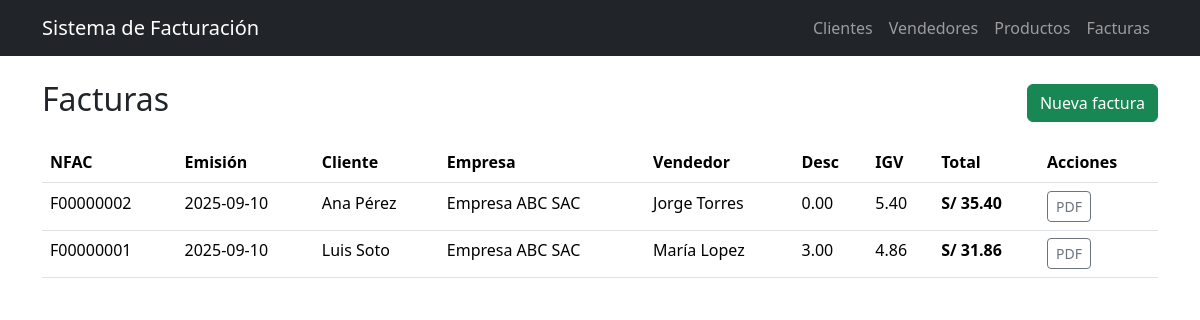
/facturas, run on an earlier commit of the app's database.
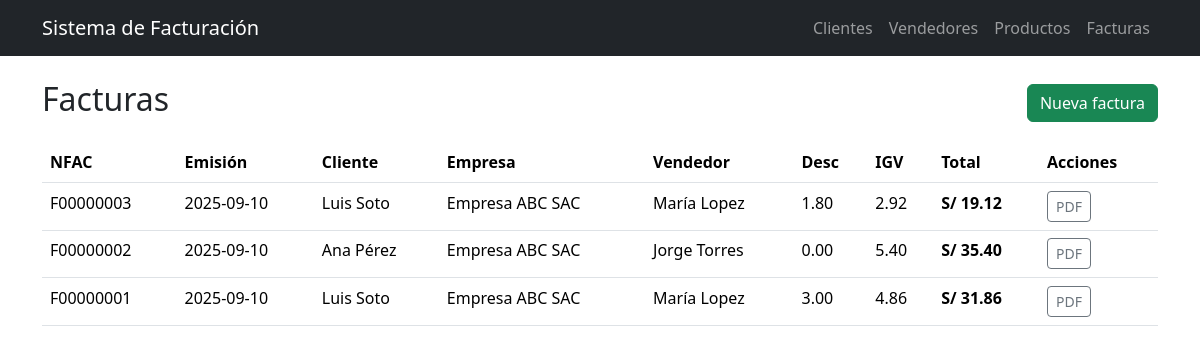
And on a later commit of the database.
### tables this page shows
CREATE TABLE "FACTURA" (
  NFAC    CHAR(10)      PRIMARY KEY,
  FECEM   DATE,
  FECVEN  DATE,
  "DESC"  DECIMAL(10,2) NOT NULL DEFAULT 0 CHECK("DESC" >= 0),
  IGV     DECIMAL(10,2) NOT NULL DEFAULT 0 CHECK(IGV    >= 0),
  TOTFAC  DECIMAL(10,2) NOT NULL DEFAULT 0 CHECK(TOTFAC >= 0),
  CODI    CHAR(6)  NOT NULL,
  EMPR    CHAR(5)  NOT NULL DEFAULT 'E0001',
  CODV    CHAR(5)  NOT NULL,
  FOREIGN KEY (CODI) REFERENCES CLIENTE(CODI),
  FOREIGN KEY (EMPR) REFERENCES EMPRESA(EMPR),
  FOREIGN KEY (CODV) REFERENCES VENDEDOR(CODV)
);

CREATE TABLE "EMPRESA" (
  EMPR  CHAR(5)      PRIMARY KEY,
  RUC   CHAR(11)     NOT NULL CHECK (length(RUC)=11 AND RUC GLOB '[0-9]*'),
  RAZS  VARCHAR(60)  NOT NULL,
  CALLE VARCHAR(40),
  DIST  VARCHAR(30),
  CIUD  VARCHAR(30),
  UNIQUE (RUC)
);

### app.py (the view)
@app.route("/facturas")
def facturas():
    db = get_db()
    q = """
    SELECT F.NFAC, F.FECEM, F.FECVEN, F."DESC", F.IGV, F.TOTFAC,
           C.NOMB||' '||C.APEL as cliente,
           V.NOMB||' '||V.APEL as vendedor,
           E.RAZS as empresa
    FROM FACTURA F
    JOIN CLIENTE  C ON C.CODI=F.CODI
    JOIN VENDEDOR V ON V.CODV=F.CODV
    JOIN EMPRESA  E ON E.EMPR=F.EMPR
    ORDER BY F.FECEM DESC, F.NFAC DESC
    """
    rows = db.execute(q).fetchall()
    return render_template("facturas.html", rows=rows)

### app.py (called while the page is built)
def get_db():
    db = getattr(g, "_db", None)
    if db is None:
        need_init = not os.path.exists(DB_PATH)
        db = g._db = sqlite3.connect(DB_PATH)
        db.row_factory = sqlite3.Row
        db.execute("PRAGMA foreign_keys = ON")
        if need_init:
            with open(SCHEMA_PATH, "r", encoding="utf-8") as f:
                db.executescript(f.read())
            seed(db)
            db.commit()
    return db

### templates/facturas.html
{% extends "base.html" %}
{% block content %}
<div class="d-flex justify-content-between align-items-center mb-3">
  <h2>Facturas</h2>
  <a class="btn btn-success" href="{{ url_for('factura_nueva') }}">Nueva factura</a>
</div>
<table class="table table-striped">
  <thead>
    <tr>
      <th>NFAC</th><th>Emisión</th><th>Cliente</th><th>Empresa</th><th>Vendedor</th>
      <th>Desc</th><th>IGV</th><th>Total</th><th>Acciones</th>
    </tr>
  </thead>
  <tbody>
    {% for r in rows %}
      <tr>
        <tr>
        <td>{{ r.NFAC }}</td>
        <td>{{ r.FECEM }}</td>
        <td>{{ r.cliente }}</td>
        <td>{{ r.empresa }}</td>
        <td>{{ r.vendedor }}</td>
        <td>{{ '%.2f'|format(r['DESC']) }}</td>
        <td>{{ '%.2f'|format(r.IGV) }}</td>
        <td><strong>S/ {{ '%.2f'|format(r.TOTFAC) }}</strong></td>
        <td>
          <a class="btn btn-sm btn-outline-secondary" href="{{ url_for('factura_pdf', nfac=r.NFAC) }}">
            PDF
          </a>
        </td>
      </tr>
    {% endfor %}
  </tbody>
</table>
{% endblock %}

### templates/base.html (shortened to what this page needs)
<!doctype html>
<html lang="es">
<head>
  <link
    href="https://cdn.jsdelivr.net/npm/bootstrap@5.3.3/dist/css/bootstrap.min.css"
    rel="stylesheet">
</head>
<body>
<nav class="navbar navbar-expand-lg bg-dark navbar-dark mb-4">
  <div class="container">
    <a class="navbar-brand" href="{{ url_for('index') }}">Sistema de Facturación</a>
    <div class="navbar-nav">
      <a class="nav-link" href="{{ url_for('clientes') }}">Clientes</a>
      <a class="nav-link" href="{{ url_for('vendedores') }}">Vendedores</a>
      <a class="nav-link" href="{{ url_for('productos') }}">Productos</a>
      <a class="nav-link" href="{{ url_for('facturas') }}">Facturas</a>
    </div>
  </div>
</nav>
<div class="container">
  {% block content %}{% endblock %}
</div>
</body>
</html>

What changed in the data, as far as the page shows it:
added FACTURA: NFAC "F00000003", FECEM "2025-09-10", cliente "Luis Soto", empresa "Empresa ABC SAC", vendedor "María Lopez", DESC "1.80", IGV "2.92", TOTFAC "19.12"
